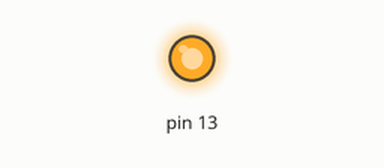
Recording of a sketch running on a simulated Arduino Uno, built with avr-gcc and run on an emulated ATmega328P. Parts: output pins drawn as LEDs (lit = HIGH).

Above: at 0.1 s.
At 5.6 s:
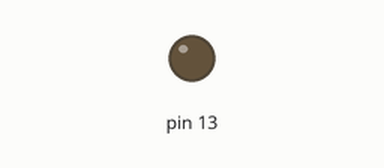
Timing chart, 0 to 7.1 s (numbered marks = the images above):
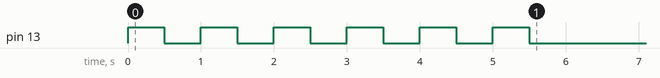

The sketch:

six_times_blinking.ino
```cpp
/******************************************************************************
    Platform:Arduino Course Programs.

    Written by: Pratiksha Kasbekar, Vidya Robotics Pvt. Ltd.
    Edited By: , Vidya Robotics Pvt. Ltd.
    Last Modification: 29-06-2017

    This is a simple LED Blinking program.In this Led should blink six times only.
    After that it should remain OFF
    Digital pin 13 is used for Alternate LED Blinking

    Hardware Setup:-
    Connect  USB  cable between PC and Arduino Uno.
    Select Controller Board: Arduino UNO
    Select USBASP programmer type
********************************************************************************/
void setup()
{
  // put your setup code here, to run once:
  pinMode(13,OUTPUT);

  for(int i=1;i<=6;i++)
  {
    digitalWrite(13,HIGH);
    delay(500);
    digitalWrite(13,LOW);
    delay(500);
  }

}

void loop()
{
  // put your main code here, to run repeatedly:

}
```
